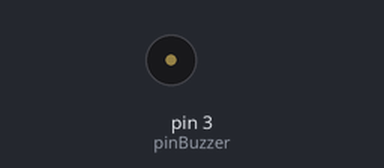
The sketch below on a simulated Arduino Uno, built with avr-gcc and run on an emulated ATmega328P. Shown: buzzer (waves = sounding).

Above: at 1.5 s.
At 4.43 s:
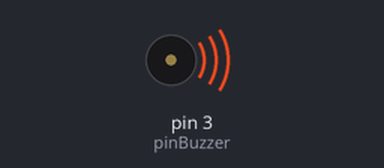
Timing chart, 0 to 4.7 s (numbered marks = the images above):
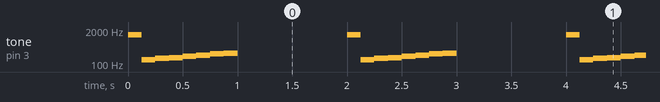

Measured:
- by itself, tone on pin 3 (pinBuzzer): repeats every 2.0 s: 147 Hz 0.13 s, 165 Hz 0.13 s, 175 Hz 0.13 s, 196 Hz 0.13 s, 220 Hz 0.13 s, 247 Hz 0.13 s, 262 Hz 0.13 s, silent 1.0 s, 1311 Hz 0.13 s

The sketch:

sketch_notasMusicales.ino
```cpp
#define Do 1311
#define Re 147
#define Mi 165
#define Fa 175
#define Sol 196
#define La 220
#define Ti 247
#define Do2 262
// Defining the pin connected to the speaker
int pinBuzzer = 3;
void setup() {
  // Tone pins don't need to be declared
}
void loop() {

  // Do
  tone(pinBuzzer, Do, 125);
  delay(125);
  // Re
  tone(pinBuzzer, Re, 125);
  delay(125);
  // Mi
  tone(pinBuzzer, Mi, 125);
  delay(125);
  // Fa
  tone(pinBuzzer, Fa, 125);
  delay(125);
  // Sol
  tone(pinBuzzer, Sol, 125);
  delay(125);
  // La
  tone(pinBuzzer, La, 125);
  delay(125);
  // Ti
  tone(pinBuzzer, Ti, 125);
  delay(125);
  // Higher Do
  tone(pinBuzzer, Do2, 125);
  delay(125);
  delay(1000);
}
```
